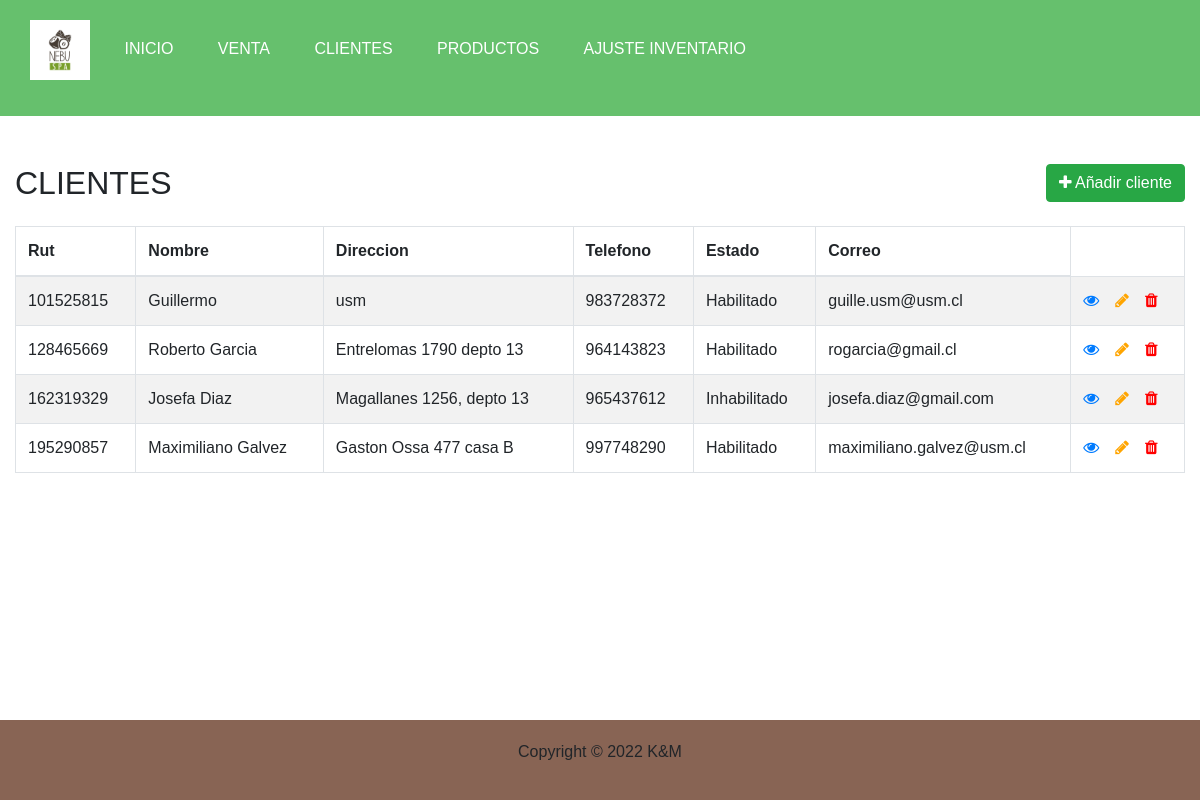
The app's page /cliente.php with its own data.
### tables this page shows
CREATE TABLE `cliente` (
  `rut_cliente` varchar(9) NOT NULL,
  `nombre` varchar(50) NOT NULL,
  `direccion` varchar(100) DEFAULT NULL,
  `telefono` varchar(15) DEFAULT NULL,
  `estado` tinyint(1) NOT NULL DEFAULT 1,
  `correo` varchar(100) DEFAULT NULL
);

### cliente.php (the view, shortened to what this page needs)
<!DOCTYPE html>
<html lang="en">
<head>
<link rel="stylesheet"
href="https://stackpath.bootstrapcdn.com/bootstrap/4.5.2/css/bootstrap
.min.css">
<link rel="stylesheet"
href="https://maxcdn.bootstrapcdn.com/font-awesome/4.7.0/css/font-awes
ome.min.css">
</head>
<body>
<?php
require 'header.php';
?>
<div class="wrapper">
<div class="container-fluid">
<div class="row">
<div class="col-md-12">
<div class="mt-5 mb-3 clearfix">
<h2 class="pull-left">CLIENTES</h2>
<a href="create_cliente.php" class="btn btn-success pull-right"><i class="fa fa-plus"></i> Añadir cliente</a>
</div>
<?php
require_once "config.php";
$sql = "SELECT * FROM cliente";
if($result = mysqli_query($link, $sql)){
if(mysqli_num_rows($result) > 0){
echo '<table class="table table-bordered table-striped">';
echo "<thead>";
echo "<tr>";
echo "<th>Rut</th>";
echo "<th>Nombre</th>";
echo "<th>Direccion</th>";
echo "<th>Telefono</th>";
echo "<th>Estado</th>";
echo "<th>Correo</th>";
echo "</tr>";
echo "</thead>";
echo "<tbody>";
while($row =
mysqli_fetch_array($result)){
echo "<tr>";
echo "<td>" . $row['rut_cliente'] .
"</td>";
echo "<td>" . $row['nombre'] .
"</td>";
echo "<td>" . $row['direccion']
. "</td>";
echo "<td>" . $row['telefono'] .
"</td>";
if ($row["estado"] == 1){
    echo "<td>" . 'Habilitado' ."</td>";
}else{
    echo "<td>" . 'Inhabilitado' ."</td>";
}
echo "<td>" . $row['correo'] . "</td>";
echo "<td>";
echo '<a
href="read.php?rut_cliente='. $row['rut_cliente'] .'" class="mr-3" title="Ver Cliente"
data-toggle="tooltip"><span class="fa fa-eye"></span></a>';
echo '<a
href="update.php?rut_cliente='. $row['rut_cliente'] .'" class="mr-3" title="Actualizar
Cliente" data-toggle="tooltip"><span class="fa fa-pencil" style="color:orange;"></span></a>';
echo '<a
href="delete.php?rut_cliente='. $row['rut_cliente'] .'&estado='. $row['estado'] .'" title="Inhabilitar/Habilitar Cliente"
data-toggle="tooltip"><span class="fa fa-trash" style="color:red;"></span></a>';
echo "</td>";
echo "</tr>";
}
echo "</tbody>";
echo "</table>";
} else{
echo '<div class="alert
alert-danger"><em>No hay clientes...</em></div>';
}
} else{
echo "Oops! Something went wrong. Please try
again later.";
}
?>
</div>
</div>
</div>
</div>
<?php
require 'footer.php';
?>
</body>
</html>

### css/default.css (style rules this page uses)
* { padding: 0; margin: 0; }
body { font-family: Arial, Helvetica, sans-serif; background-color: white; position: relative; padding-bottom: 150px; min-height: 100vh; }

### records on screen
cliente: rut_cliente "101525815", nombre "Guillermo", direccion "usm", telefono "983728372", estado "Habilitado", correo "guille.usm@usm.cl"
cliente: rut_cliente "128465669", nombre "Roberto Garcia", direccion "Entrelomas 1790 depto 13", telefono "964143823", estado "Habilitado", correo "rogarcia@gmail.cl"
cliente: rut_cliente "162319329", nombre "Josefa Diaz", direccion "Magallanes 1256, depto 13", telefono "965437612", estado "Inhabilitado", correo "josefa.diaz@gmail.com"
cliente: rut_cliente "195290857", nombre "Maximiliano Galvez", direccion "Gaston Ossa 477 casa B", telefono "997748290", estado "Habilitado", correo "maximiliano.galvez@usm.cl"
